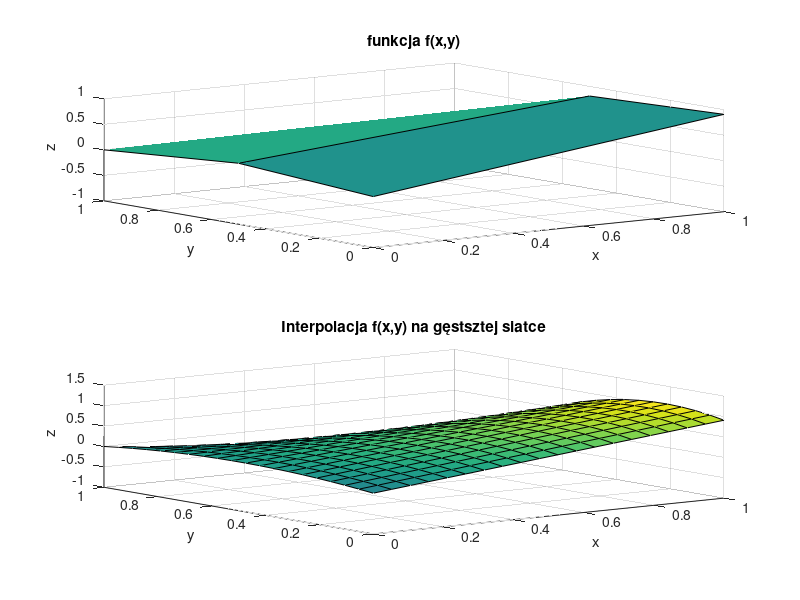

Write the MATLAB code that produced this figure.
function [M,N,P,R,x_coarse,y_coarse,F_coarse,x_fine,y_fine,F_fine] = zadanie4()

P = 20; % liczba unikalnych współrzędnych x punktów dla których będzie obliczana interpolacja
R = 20; % liczba unikalnych współrzędnych y punktów dla których będzie obliczana interpolacja
M = 2; % liczba węzłów interpolacji wzdłuż osi X (stopień wielomianu zmiennej x: M-1)
N = 3; % liczba węzłów interpolacji wzdłuż osi Y (stopień wielomianu zmiennej y: N-1)

% Generowanie węzłów interpolacji na płaszczyźnie
x_coarse = linspace(0, 1, M);
y_coarse = linspace(0, 1, N);
[X_coarse, Y_coarse] = meshgrid(x_coarse, y_coarse);

% Wyznaczenie wartości funkcji oryginalnej w węzłach
F_coarse = zeros(N,M);

for i = 1:M
    for j = 1:N
        F_coarse(j,i) =  sin(2 * power(x_coarse(i),3)+pi*power(y_coarse(j),4));
    end
end


MN = M*N;
xvec_coarse = reshape(X_coarse, MN, 1);
yvec_coarse = reshape(Y_coarse, MN, 1);
fvec_coarse = reshape(F_coarse, MN, 1);

% Macierz Vandermonde'a dla interpolacji 2d
V = zeros(M*N, M*N);
for i = 0:(M-1)
    for j = 0:(N-1)
        V(:, i*N + j + 1) = xvec_coarse.^i .* yvec_coarse.^j;
    end
end

% Współczynniki wielomianu interpolacyjnego
coeffs = V \ fvec_coarse;
subplot(2,1,1);
surf(X_coarse, Y_coarse, F_coarse);
title('funkcja f(x,y)');
xlabel('x');
ylabel('y');
zlabel('z');

% Obliczanie wartości funkcji interpolującej na gęstszej siatce
x_fine = linspace(0, 1, P);
y_fine = linspace(0, 1, R);
[X_fine, Y_fine] = meshgrid(x_fine, y_fine);



F_fine = zeros(size(X_fine));
% zadanie B: zdefiniuj obliczenia wartości wielomianu interpolującego. Rezultat obliczeń zapisz w zmiennej F_fine.

for i = 0:(M-1)
    for j = 0:(N-1)
        F_fine = F_fine + coeffs(i*N + j + 1) * X_fine.^i .* Y_fine.^j;
    end
end

subplot(2,1,2);

surf(X_fine, Y_fine, F_fine);
title('Interpolacja f(x,y) na gęstsztej siatce');
xlabel('x');
ylabel('y');
zlabel('z');
print -dpng zadanie4.png 

end
